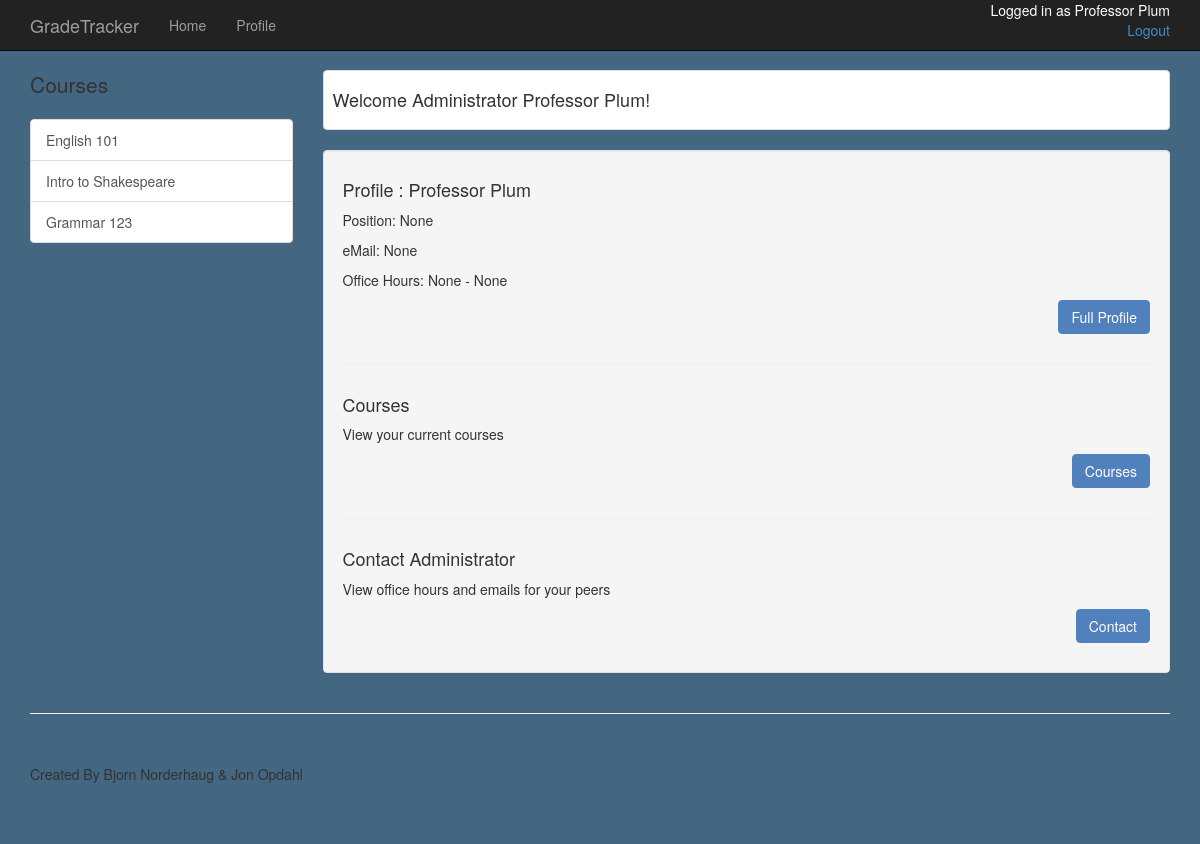
The page /admin/plumpr01 (signed in) on the database as committed earlier.
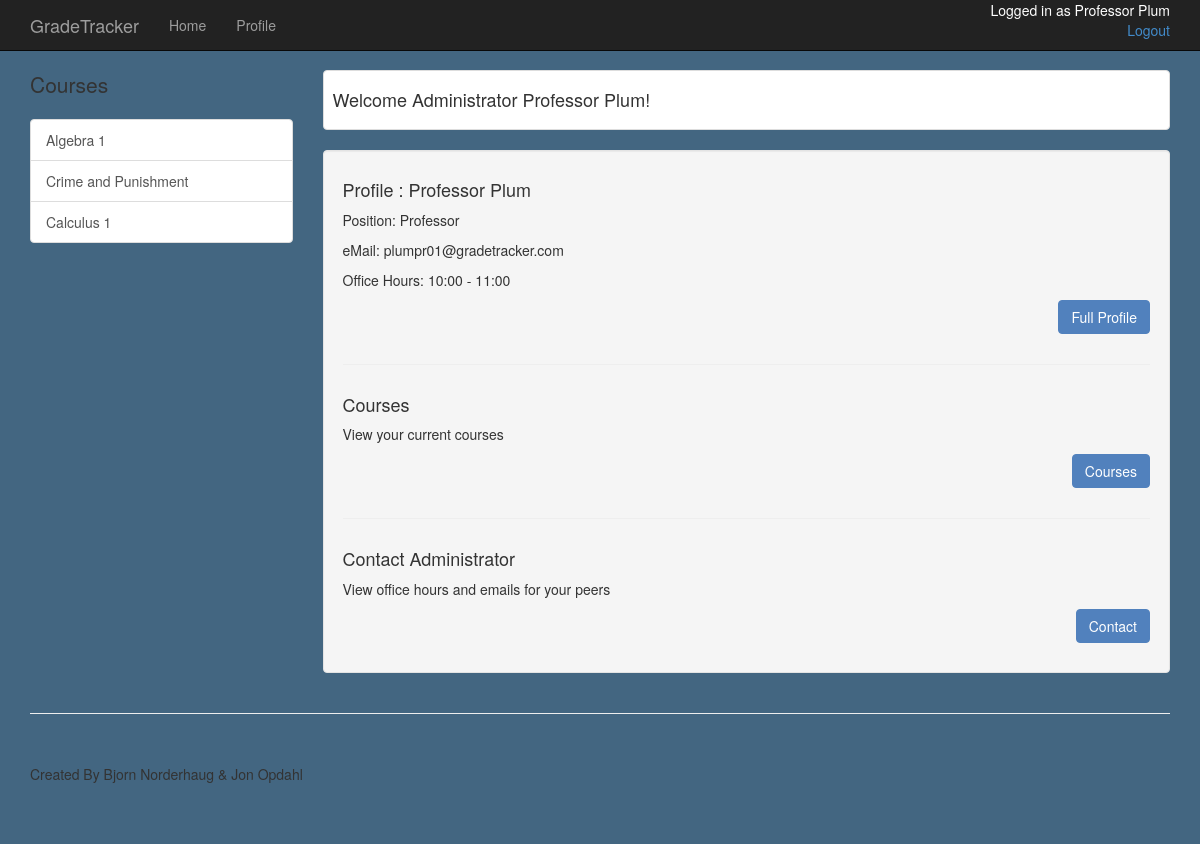
The same page on the database as committed later.
### app/models.py (models this page shows, shortened)
class Course(db.Model):
	course_num = db.Column(db.Integer, primary_key=True)
	name = db.Column(db.String(80), index=True, unique=True)
	admin_id = db.Column(db.String(8), db.ForeignKey('admin.id'))

class Admin(db.Model):
	id = db.Column(db.String(8), primary_key=True)
	first_name = db.Column(db.String(50), index=True)
	last_name = db.Column(db.String(50), index=True)
	admin_pass = db.Column(db.String(50))
	position = db.Column(db.String(50))
	email = db.Column(db.String(120))
	begin = db.Column(db.String(5))
	end = db.Column(db.String(5))
	classes = db.relationship("Course", backref="teacher", lazy='dynamic')
	def __repr__(self):
		return (self.first_name + ' ' + self.last_name)

### app/views.py (the view)
@app.route('/admin/<id>')
@login_required
def admin_home(id):
	user = Admin.query.filter_by(id=id).first()
	return render_template('admin_home.html', user=user)

### app/views.py (called while the page is built)
@login_manager.user_loader
def load_user(id):
	user=Student.query.get(str(id))
	if user is None:
		user=Admin.query.get(str(id))
	return user

### app/templates/admin_home.html
{% extends "new.html" %}
{% block content %}
    <div class="container">
        <div class="row">
            <div class="col-md-3">
                <p class="lead">Courses</p>
                <div class="list-group">
                	{% for course in user.classes %}
                    <a href="/admin/{{user.id}}/{{course.name}}" class="list-group-item">{{ course.name }}</a>
                    {% endfor %}
                </div>
            </div>
            <div class="col-md-9">
                <div class="thumbnail">
                    <div class="caption-full">
                        <h4>Welcome Administrator {{user}}!</h4>
                    </div>
                </div>
                <div class="well">
                    <div class="row">
                        <div class="col-md-12">
                            <h4> Profile : {{user}} </h4>
                            <p>Position: {{user.position}}</p>
                            <p>eMail: {{user.email}}</p>
                            <p> Office Hours: {{user.begin}} - {{user.end}} </p>
                            <p class="pull-right"><a class="btn btn-success" href="/admin/{{user.id}}/profile"> Full Profile </a></p>
                        </div>
                    </div>
                    <hr>
                    <div class="row">
                        <div class="col-md-12">
                        	<h4> Courses </h4>
                            <p>View your current courses</p>
                            <p class="pull-right"><a href="/admin/{{user.id}}/courses" class="btn btn-success"> Courses </a></p>
                        </div>
                    </div>
                    <hr>
                    <div class="row">
                        <div class="col-md-12">
                        	<h4> Contact Administrator</h4>
                            <p>View office hours and emails for your peers</p>
                            <p class="pull-right"><a class="btn btn-success" href="{{ url_for('adminContact', id=user.id) }}"> Contact </a></p>
                        </div>
                    </div>
                </div>
            </div>
        </div>
    </div>
{% endblock %}

### app/templates/new.html (shortened to what this page needs)
<!DOCTYPE html>
<html>
<head>
    <link href="/static/css/bootstrap.min.css" rel="stylesheet">
    <link href="/static/css/shop-item.css" rel="stylesheet">
</head>
<body style="background-color: #436681">
    <nav class="navbar navbar-inverse navbar-fixed-top" role="navigation">
        <div class="container">
            <div class="navbar-header">
                <a class="navbar-brand" href="/home">GradeTracker</a>
            </div>
            <div class="collapse navbar-collapse" id="bs-example-navbar-collapse-1">
                <ul class="nav navbar-nav">
                    <li>
                        <a href="/home">Home</a>
                    </li>
                    <li>
                        <a href="{{ url_for('profile') }}">Profile</a>
                    </li>
                </ul>
                <p id="login_status" class="pull_right">Logged in as {{ user }} <br>
					<a href="{{url_for('logout')}}" class="pull-right"> Logout </a>
				</p>
            </div>
        </div>
    </nav>
    {% block content %}{% endblock %}
    <div class="container">
        <hr>
        <footer>
            <div class="row">
                <div class="col-lg-12">
                    <p>Created By Bjorn Norderhaug & Jon Opdahl</p>
                </div>
            </div>
        </footer>
    </div>
</body>
</html>

Rows that differ between the two databases and show on the page:
no longer on this page (row edited): Course: name "Intro to Shakespeare"
no longer on this page (row edited): Course: name "Grammar 123"
changed Admin "Professor Plum": position "None" → "Professor"; email "None" → "plumpr01@gradetracker.com"; begin "None" → "10:00"; end "None" → "11:00"
now on this page (row edited): Course: name "Algebra 1"
now on this page (row edited): Course: name "Crime and Punishment"
changed Course: name "English 101" → "Calculus 1"
